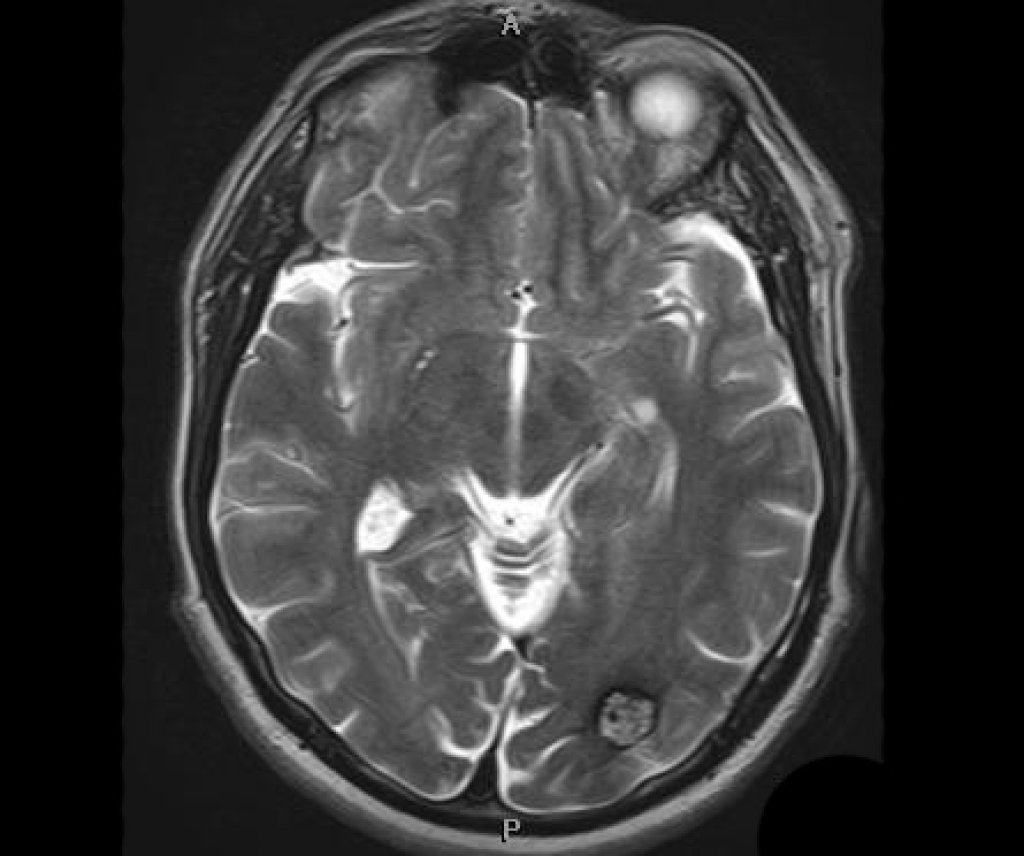
#> input picture lab3/image.jpg, 1024 x 856 px
$ python main.py
#> lines starting #> are read from the running program, lines starting #| are printed output that depends on the picture; after the words box and inside, x2 and y2 are one past the last pixel; in counts of white or black regions, pixels touching at a corner belong together; long printed decimals are rounded
from PIL  import Image
from math import *

#import picture1 and convert it to L mode (only one component)
img      = Image.open("./image.jpg")
#> img is the input picture: PIL image 1024x856 RGB; min 0, max 255, mean 58.4
img_data = img.convert("L").getdata()

# vars for hist
lst_x = list(range(256))
lst_y_new = [0] * 256
border = 240

img_data_new = []


#correct border value
while True:
    count_more = 0
    count_less = 0

    value_more = 0
    value_less = 0
    #print("Fix border value...:", border)
    for i in img_data:
        if i >= border:
            value_more += i
            count_more += 1
        else:
            value_less += i
            count_less += 1
    #print("more:", value_more/count_more, "less:", value_less/count_less)
    border_new = int(1/2 * (value_more/count_more + value_less/count_less))

    if abs(border_new - border) > 5:
        border = border_new
    else:
        break

#calculate new picture
for i in img_data:
    if i < border:
        img_data_new.append(0)
    else:
        img_data_new.append(255)
#> after the loop, img_data_new = 876544 items

img_new = Image.new("L", img.size)
#> img_new: PIL image 1024x856 L; every value is 0
img_new.putdata(img_data_new)
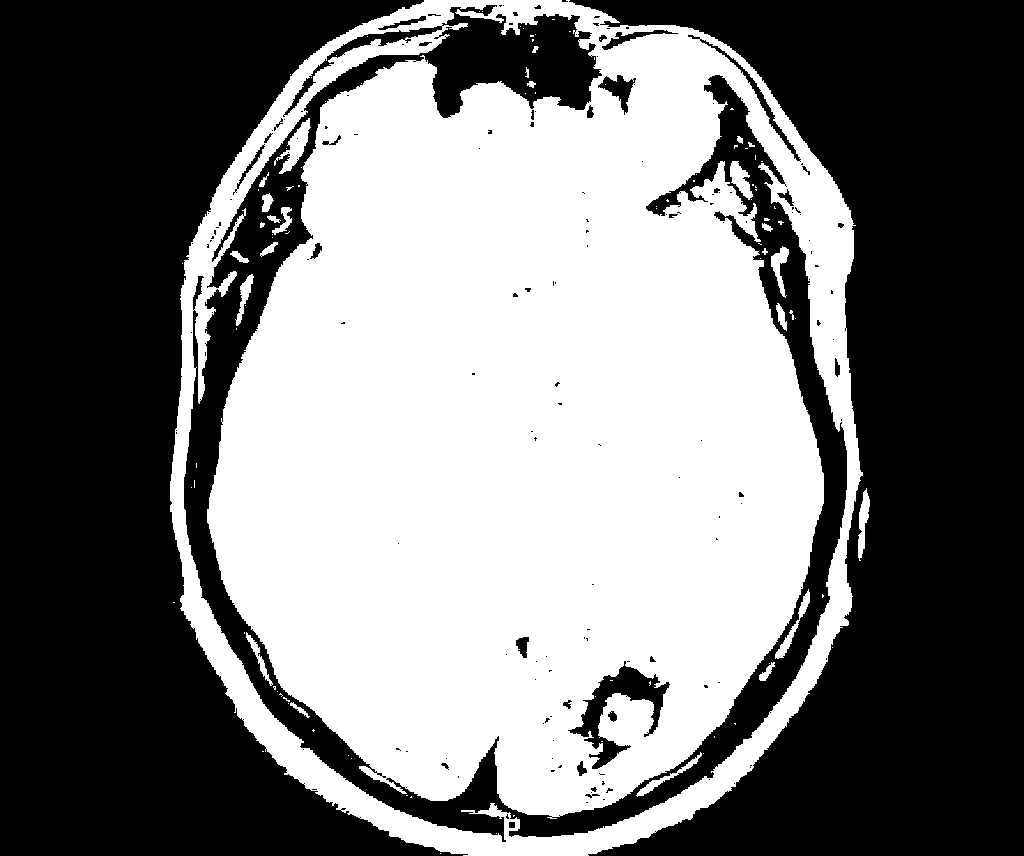
#> img_new: PIL image 1024x856 L; 47.2% white; 107 white regions (80 under 20 px), largest, box (x1, y1, x2, y2) and area: (170, 0, 863, 856) 408969, (274, 118, 311, 174) 713, (730, 161, 753, 200) 463
img_new.save("./image_hist_border.jpg")


sum_grad = 0
sum = 0

for j in range(img.size[1]):
    for i in range(img.size[0]):
        grad_x = 0
        grad_y = 0
        if i + 1 == img.size[0]:
            grad_x = img_data[j * img.size[1] + i] - img_data[j * img.size[1] + i - 1]
        elif i - 1 < 0:
            grad_x = img_data[j * img.size[1] + i + 1] - img_data[j * img.size[1] + i]
        else:
            grad_x = img_data[j * img.size[1] + i + 1] - img_data[j * img.size[1] + i - 1]

        if j + 1 == img.size[1]:
            grad_y = img_data[j * img.size[1] + i] - img_data[(j - 1) * img.size[1] + i]
        elif j - 1 < 0:
            grad_y = img_data[(j + 1) * img.size[1] + i] - img_data[(j) * img.size[1] + i]
        else:
            grad_y = img_data[(j + 1) * img.size[1] + i] - img_data[(j - 1) * img.size[1] + i]

        if abs(grad_x) > abs(grad_y):
            sum_grad += grad_x
            sum += img_data[j * img.size[1] + i] * grad_x
        else:
            sum_grad += grad_y
            sum += img_data[j * img.size[1] + i] * grad_y
#> after the loop, sum = 2041618; sum_grad = 41905

border_grad = int(sum/sum_grad)
#> border_grad = 48

img_data_grad = []
#calculate new picture
for i in img_data:
    if i < border_grad:
        img_data_grad.append(0)
    else:
        img_data_grad.append(255)
#> after the loop, img_data_grad = 876544 items

img_new = Image.new("L", img.size)
img_new.putdata(img_data_grad)
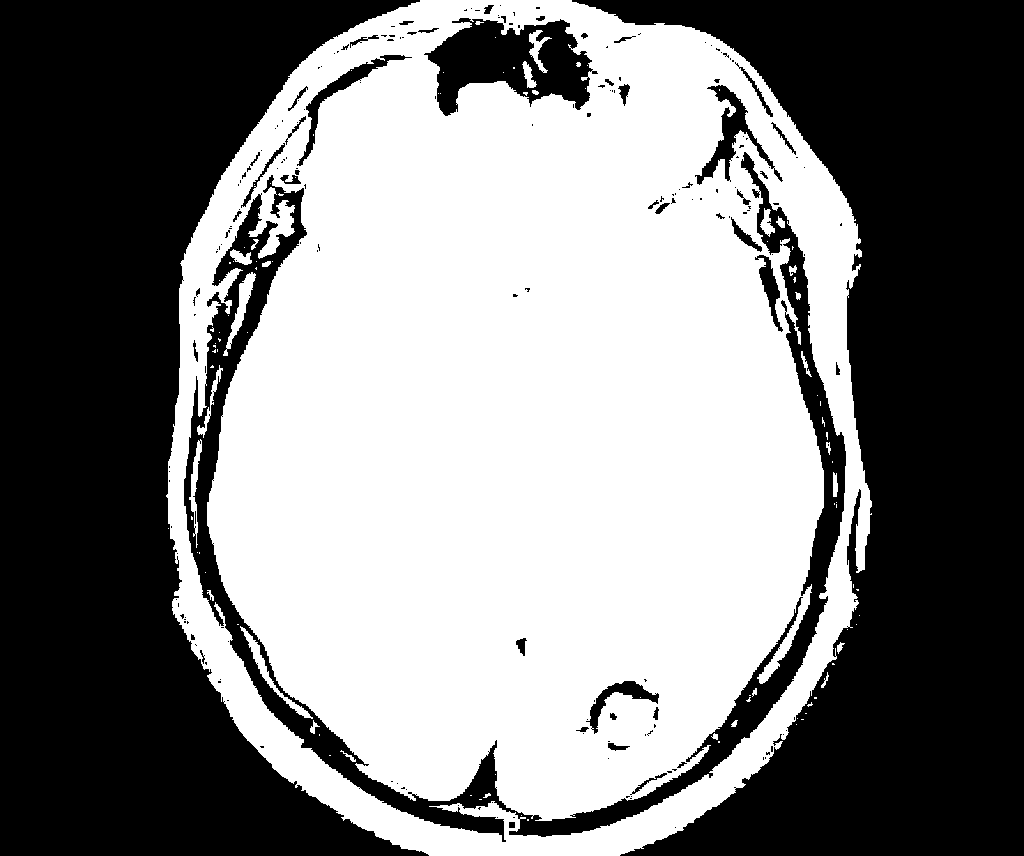
#> img_new: PIL image 1024x856 L; 50.7% white; 200 black regions (152 under 20 px), largest, box (x1, y1, x2, y2) and area: (0, 0, 429, 856) 194176, (572, 0, 1024, 856) 183364, (184, 152, 846, 842) 37164
img_new.save("./image_grad_border.jpg")

# otsu
# calculate hist
length = len(img_data)
#> length = 876544
lst_hist = [0] * 256
lst_P1 = []
lst_mk = []
lst_sigma = []
m_G = 0

for i in img_data:
    lst_hist[i] += 1
#> after the loop, lst_hist = 256 values, max 229810 at index 0, min 196 at index 5, mean 3424

for k in range(256):
    temp = 0
    temp_1 = 0
    for i in range(k + 1):
        temp += lst_hist[i] / length
        temp_1 += i * lst_hist[i] / length
    lst_P1.append(temp)
    lst_mk.append(temp_1)
    m_G += k * lst_hist[k] / length
#> this loop made 256 passes
#> m_G on passes 1 to 3: 0, 0.00325, 0.00608
#> after the loop, lst_P1 = 256 values from 0.262 to 1; lst_mk = 256 values from 0 to 58.39; m_G = 58.39

# [4 lines of commented-out code are left out]
sigma_max = 0
sigma_global = 0
border_otsu = 0
for k in range(256):
    sigma_global += pow(k - m_G, 2) * lst_hist[k] / length
    lst_sigma.append(pow(m_G * lst_P1[k] - lst_mk[k], 2)/(lst_P1[k]*(1 - lst_P1[k])))
    sigma = pow(m_G * lst_P1[k] - lst_mk[k], 2)/(lst_P1[k]*(1 - lst_P1[k]))
    if sigma > sigma_max:
        #print(k)
        border_otsu = k
        sigma_max = sigma
#> this loop made 256 passes
#> (sigma_global, sigma, sigma_max) on passes 1 to 12: (893.8, 1211.4, 1211.4), (904.5, 1231.4, 1231.4), (909, 1239.9, 1239.9), (911.3, 1244.1, 1244.1), (912.3, 1246.1, 1246.1), (912.9, 1247.3, 1247.3), (913.6, 1248.7, 1248.7), (914.6, 1250.6, 1250.6), (915.8, 1253.2, 1253.2), (917, 1255.5, 1255.5), (917.9, 1257.3, 1257.3), (918.7, 1259.1, 1259.1)
#> after the loop, border_otsu = 60; lst_sigma = 256 values, max 2093.4 at index 60, min 1.36e-12 at index 255, mean 1185.3; sigma_global = 2919.4; sigma_max = 2093.4

#print(border_otsu)
print(sigma_max/sigma_global)
#| 0.7171

img_data_otsu = []
#calculate new picture
for i in img_data:
    if i < border_otsu:
        img_data_otsu.append(0)
    else:
        img_data_otsu.append(255)
#> after the loop, img_data_otsu = 876544 items

img_new = Image.new("L", img.size)
img_new.putdata(img_data_otsu)
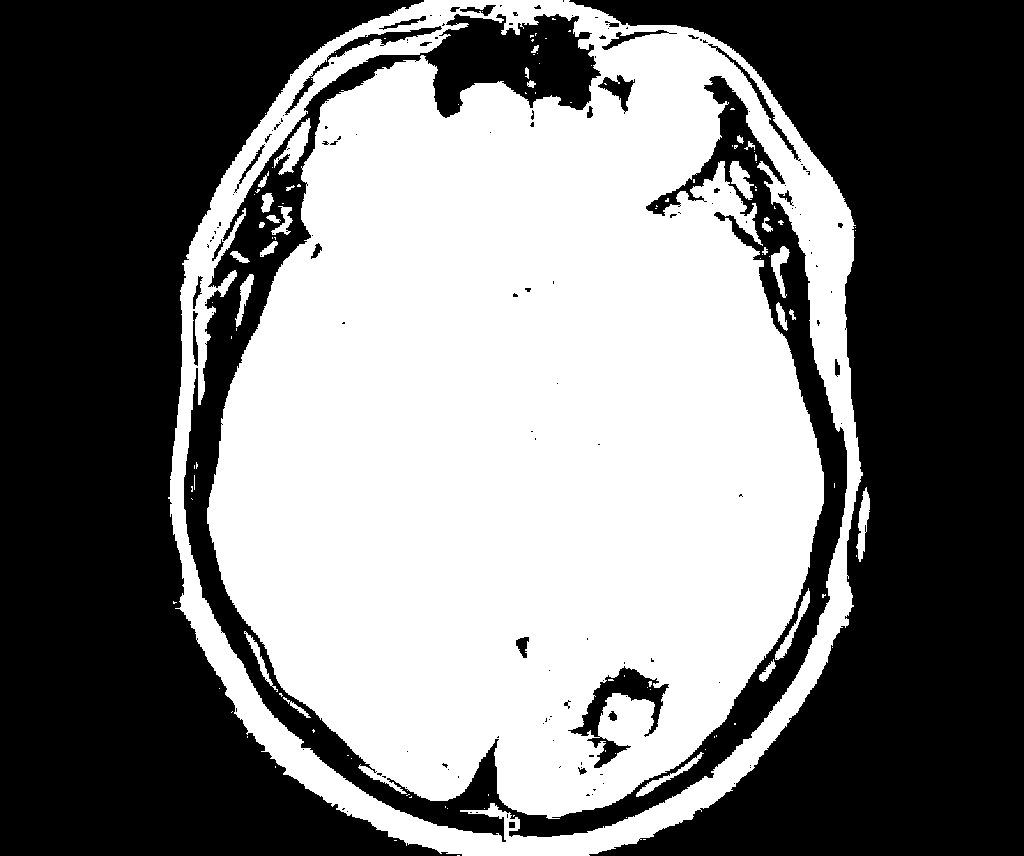
#> img_new: PIL image 1024x856 L; 47.7% white; 117 white regions (89 under 20 px), largest, box (x1, y1, x2, y2) and area: (168, 0, 863, 856) 412221, (274, 118, 311, 175) 782, (856, 487, 870, 562) 525
img_new.save("./image_grad_otsu.jpg")
